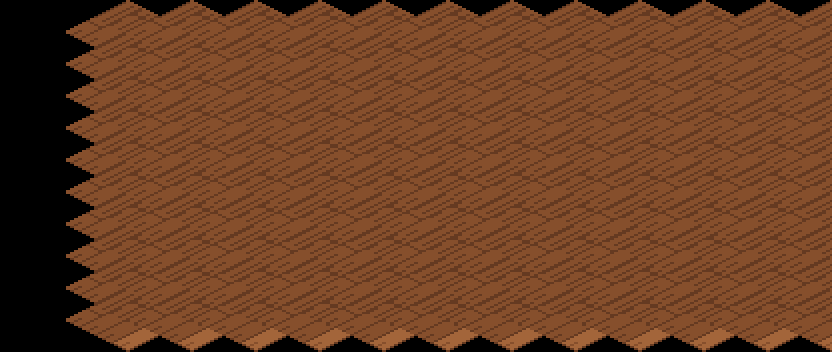

This is a level from a 2D game, rendered from its Tiled map with the project's own tilesets. A one-line summary and the complete map file follow:
An orthogonal 13x11 tile map with 64x32 px tiles, 1 tile layer (suelo).

<map version="1.10" orientation="orthogonal" renderorder="right-down" width="13" height="11" tilewidth="64" tileheight="32" infinite="0" nextlayerid="2" nextobjectid="1">
 <tileset firstgid="1" name="terreno_mundo" tilewidth="128" tileheight="64" tilecount="203" columns="8">
  <image source="../textures/../textures/terreno_mundo.png" width="1024" height="1664" />
 </tileset>
 <layer id="1" name="suelo" width="13" height="11">
  <data encoding="csv">
0,0,0,0,0,0,0,0,0,0,0,0,0,
0,158,158,158,158,158,158,158,158,158,158,158,158,
0,158,158,158,158,158,158,158,158,158,158,158,158,
0,158,158,158,158,158,158,158,158,158,158,158,158,
0,158,158,158,158,158,158,158,158,158,158,158,158,
0,158,158,158,158,158,158,158,158,158,158,158,158,
0,158,158,158,158,158,158,158,158,158,158,158,158,
0,158,158,158,158,158,158,158,158,158,158,158,158,
0,158,158,158,158,158,158,158,158,158,158,158,158,
0,158,158,158,158,158,158,158,158,158,158,158,158,
0,158,158,158,158,158,158,158,158,158,158,158,158
</data>
 </layer>
</map>
